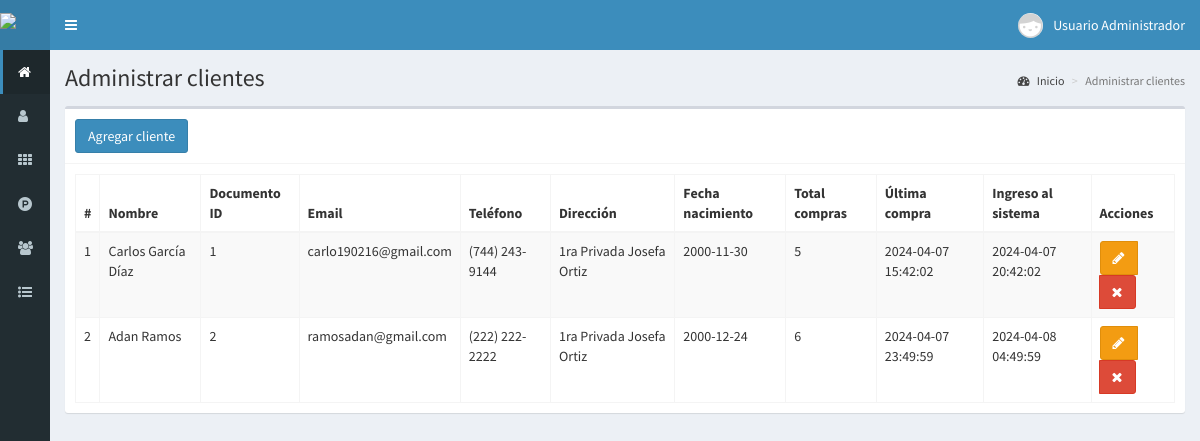
/clientes (signed in), run on the app's committed database.
### tables this page shows
CREATE TABLE `clientes` (
  `id` int(11) NOT NULL,
  `nombre` text NOT NULL,
  `documento` int(11) NOT NULL,
  `email` text NOT NULL,
  `telefono` text NOT NULL,
  `direccion` text NOT NULL,
  `fecha_nacimiento` date NOT NULL,
  `compras` int(11) NOT NULL,
  `ultima_compra` datetime NOT NULL,
  `fecha` timestamp NOT NULL DEFAULT current_timestamp() ON UPDATE current_timestamp()
);

### controladores/plantilla.controlador.php (called while the page is built)
<?php
class ControladorPlantilla{
	static public function ctrPlantilla(){
		include "vistas/plantilla.php";
	}
}

### index.php (called while the page is built, shortened)
<?php
require_once "controladores/plantilla.controlador.php";
require_once "controladores/usuarios.controlador.php";
require_once "controladores/clientes.controlador.php";
require_once "controladores/ventas.controlador.php";
require_once "modelos/clientes.modelo.php";
$plantilla = new ControladorPlantilla();
$plantilla -> ctrPlantilla();

### controladores/clientes.controlador.php (called while the page is built, shortened)
<?php
class ControladorClientes{
	static public function ctrMostrarClientes($item, $valor){
		$tabla = "clientes";
		$respuesta = ModeloClientes::mdlMostrarClientes($tabla, $item, $valor);
		return $respuesta;
	}
}

### modelos/conexion.php (called while the page is built)
<?php
class Conexion{
	static public function conectar(){
		$link = new PDO("mysql:host=localhost;dbname=pos",
			            "root",
			            "");
		$link->exec("set names utf8");
		return $link;
	}
}

### modelos/clientes.modelo.php (called while the page is built, shortened)
<?php
require_once "conexion.php";
class ModeloClientes{
	static public function mdlMostrarClientes($tabla, $item, $valor){
		if($item != null){
			$stmt = Conexion::conectar()->prepare("SELECT * FROM $tabla WHERE $item = :$item");
			$stmt -> bindParam(":".$item, $valor, PDO::PARAM_STR);
			$stmt -> execute();
			return $stmt -> fetch();
		}else{
			$stmt = Conexion::conectar()->prepare("SELECT * FROM $tabla");
			$stmt -> execute();
			return $stmt -> fetchAll();
		}
	}
}

### vistas/modulos/clientes.php (the view, shortened to what this page needs)
<div class="content-wrapper">
  <section class="content-header">
    <h1>
      Administrar clientes
    </h1>
    <ol class="breadcrumb">
      <li><a href="inicio"><i class="fa fa-dashboard"></i> Inicio</a></li>
      <li class="active">Administrar clientes</li>
    </ol>
  </section>
  <section class="content">
    <div class="box">
      <div class="box-header with-border">
        <button class="btn btn-primary" data-toggle="modal" data-target="#modalAgregarCliente">
          Agregar cliente
        </button>
      </div>
      <div class="box-body">
       <table class="table table-bordered table-striped dt-responsive tablas" width="100%">
        <thead>
         <tr>
           <th style="width:10px">#</th>
           <th>Nombre</th>
           <th>Documento ID</th>
           <th>Email</th>
           <th>Teléfono</th>
           <th>Dirección</th>
           <th>Fecha nacimiento</th>
           <th>Total compras</th>
           <th>Última compra</th>
           <th>Ingreso al sistema</th>
           <th>Acciones</th>
         </tr>
        </thead>
        <tbody>
        <?php
          $item = null;
          $valor = null;
          $clientes = ControladorClientes::ctrMostrarClientes($item, $valor);
          foreach ($clientes as $key => $value) {
            echo '<tr>
                    <td>'.($key+1).'</td>
                    <td>'.$value["nombre"].'</td>
                    <td>'.$value["documento"].'</td>
                    <td>'.$value["email"].'</td>
                    <td>'.$value["telefono"].'</td>
                    <td>'.$value["direccion"].'</td>
                    <td>'.$value["fecha_nacimiento"].'</td>
                    <td>'.$value["compras"].'</td>
                    <td>'.$value["ultima_compra"].'</td>
                    <td>'.$value["fecha"].'</td>
                    <td>
                      <div class="btn-group">
                        <button class="btn btn-warning btnEditarCliente" data-toggle="modal" data-target="#modalEditarCliente" idCliente="'.$value["id"].'"><i class="fa fa-pencil"></i></button>';
                      if($_SESSION["perfil"] == "Administrador"){
                          echo '<button class="btn btn-danger btnEliminarCliente" idCliente="'.$value["id"].'"><i class="fa fa-times"></i></button>';
                      }
                      echo '</div>
                    </td>
                  </tr>';
            }
        ?>
        </tbody>
       </table>
      </div>
    </div>
  </section>
</div>

### data on the page
clientes: nombre "Carlos García Díaz", documento "1", email "carlo190216@gmail.com", telefono "(744) 243-9144", direccion "1ra Privada Josefa Ortiz", fecha_nacimiento "2000-11-30", compras "5", ultima_compra "2024-04-07 15:42:02", fecha "2024-04-07 20:42:02"
clientes: nombre "Adan Ramos", documento "2", email "ramosadan@gmail.com", telefono "(222) 222-2222", direccion "1ra Privada Josefa Ortiz", fecha_nacimiento "2000-12-24", compras "6", ultima_compra "2024-04-07 23:49:59", fecha "2024-04-08 04:49:59"

### other printed values
$_SESSION["nombre"] "Usuario Administrador"
